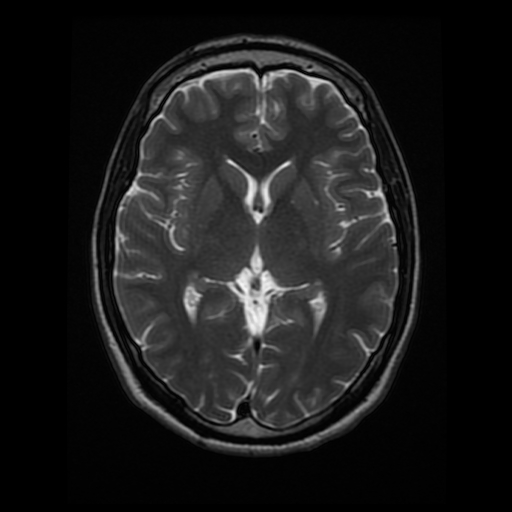
#> input picture images/brain_MR.jpg, 512 x 512 px
$ jupyter execute '5. Canny Edge Detection.ipynb'   (shell and % lines are left out)
#> lines starting #> are read from the running program, lines starting #| are printed output that depends on the picture; after the words box and inside, x2 and y2 are one past the last pixel; in counts of white or black regions, pixels touching at a corner belong together
[cell 1]
import numpy as np
import matplotlib.pyplot as plt
import cv2

[cell 2]
image = cv2.imread('./../images/brain_MR.jpg')
#> image is the input picture: shape (512, 512, 3); min 0, max 247, mean 26.9
image = cv2.cvtColor(image, cv2.COLOR_BGR2RGB)
plt.imshow(image)

[cell 3]
gray = cv2.cvtColor(image, cv2.COLOR_RGB2GRAY)
plt.imshow(gray, cmap="gray")

[cell 4]
wide = cv2.Canny(gray, 20, 100)
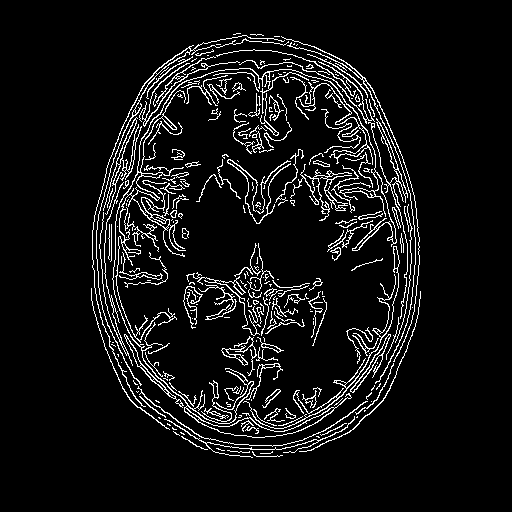
#> wide: shape (512, 512); 7.3% white in thin lines or dots, all inside (x1, y1, x2, y2) = (91, 33, 421, 458)
tight = cv2.Canny(gray, 200, 240)
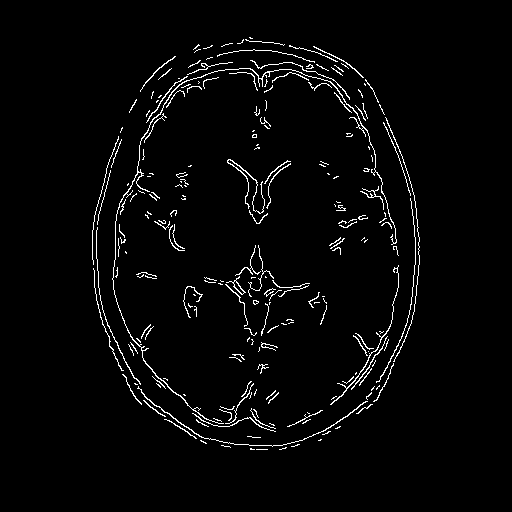
#> tight: shape (512, 512); 2.8% white in thin lines or dots, all inside (x1, y1, x2, y2) = (92, 37, 420, 450)

f, (ax1, ax2) = plt.subplots(1, 2, figsize=(20, 10))

ax1.set_title('wide')
ax1.imshow(wide, cmap="gray")

ax2.set_title('tight')
ax2.imshow(tight, cmap="gray")
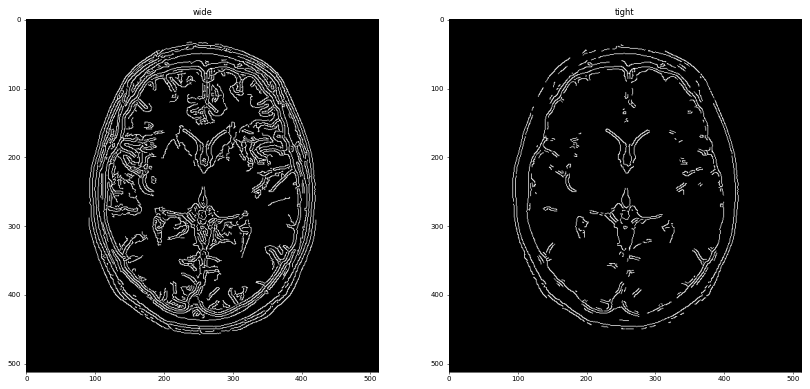
#> figure drawn by matplotlib, 2 panels

[cell 5]
image = cv2.imread('./../images/sunflower.jpg')
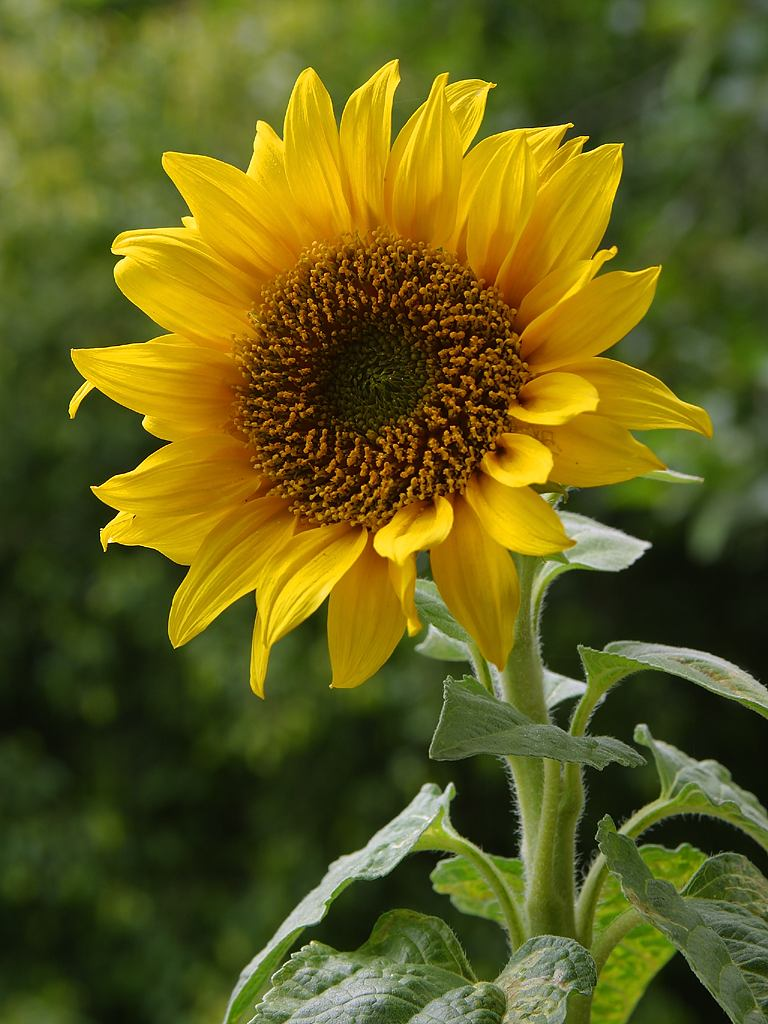
#> input picture images/sunflower.jpg, 768 x 1024 px
#> image is the input picture: shape (1024, 768, 3); mean B, G, R 27.4, 94.7, 98.3

image = cv2.cvtColor(image, cv2.COLOR_BGR2RGB)
plt.imshow(image)

[cell 6]
gray = cv2.cvtColor(image, cv2.COLOR_RGB2GRAY)
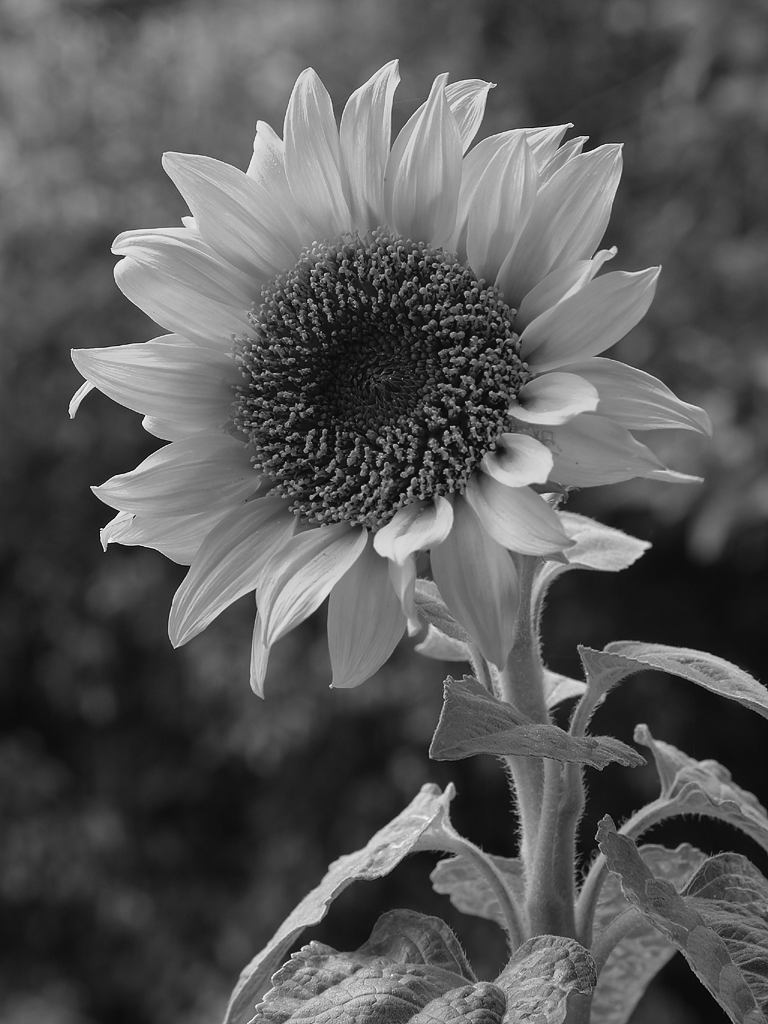
#> gray: shape (1024, 768); min 1, max 253, mean 88.1

lower= 0
upper = 50

edges = cv2.Canny(gray, lower, upper)
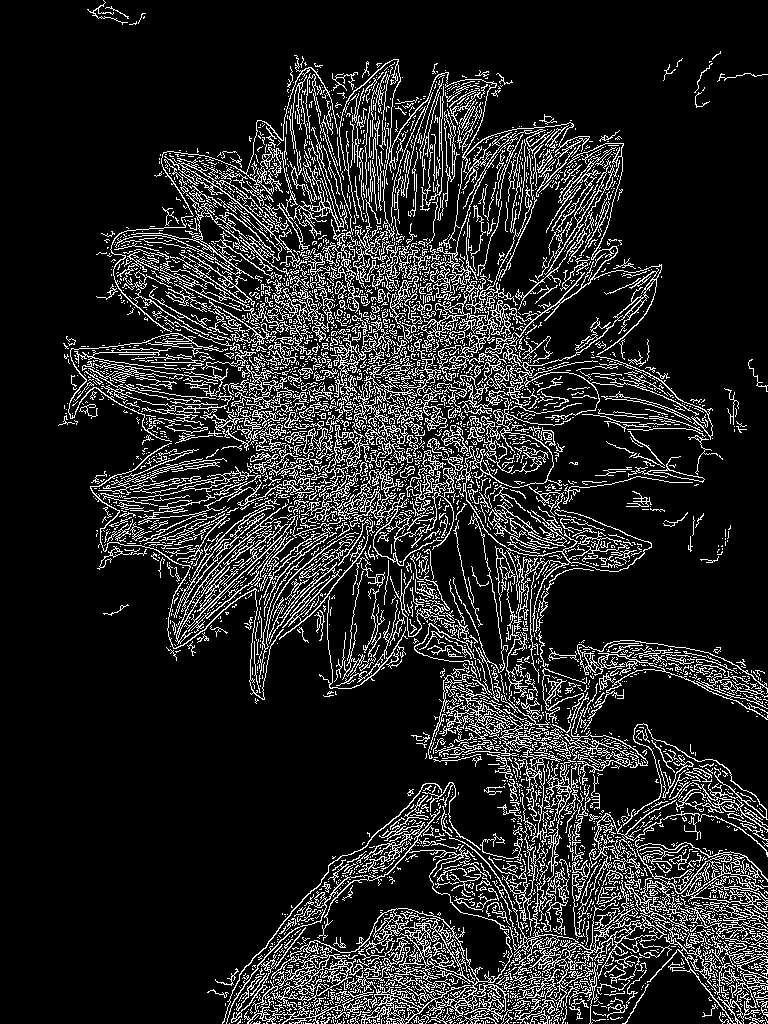
#> edges: shape (1024, 768); 14.6% white in thin lines or dots
plt.imshow(edges, cmap="gray")
